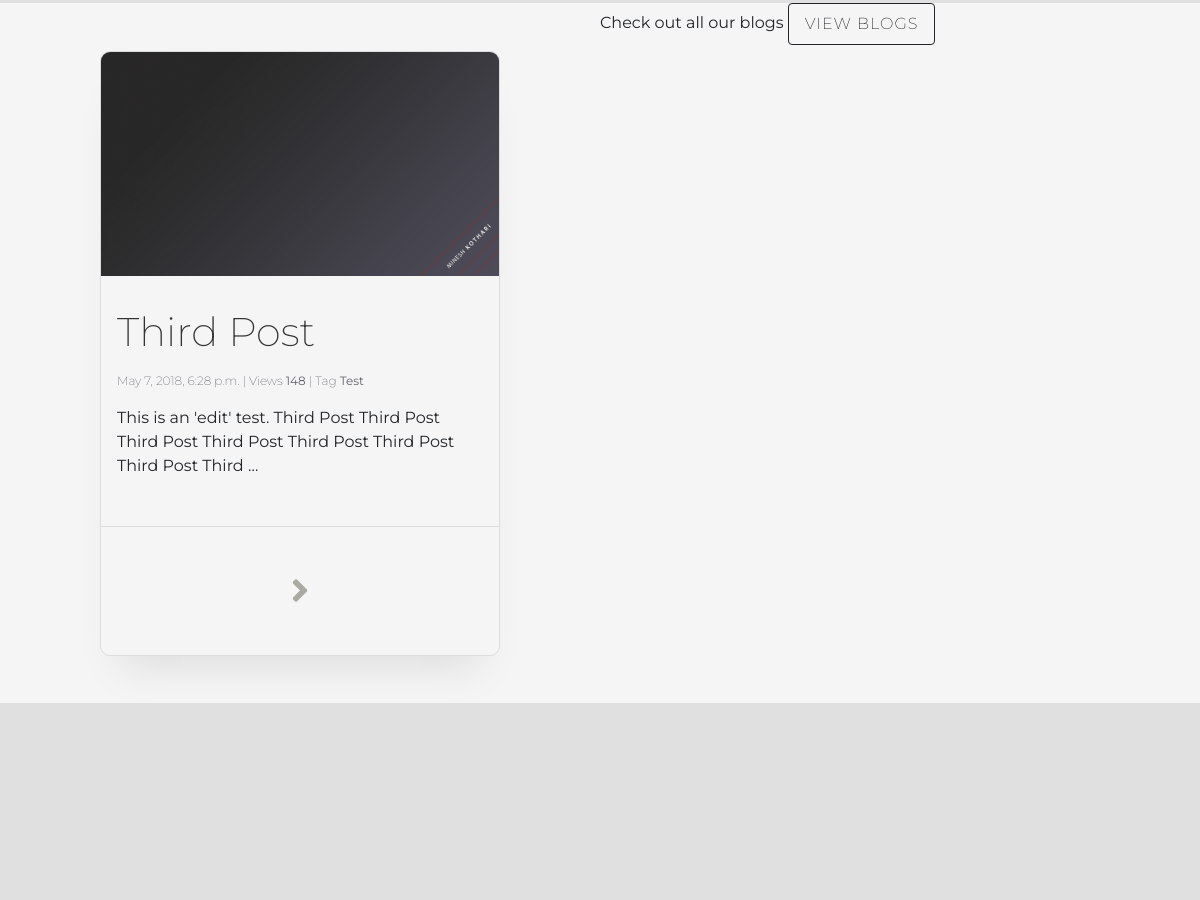
The app's page / (middle part), older data.
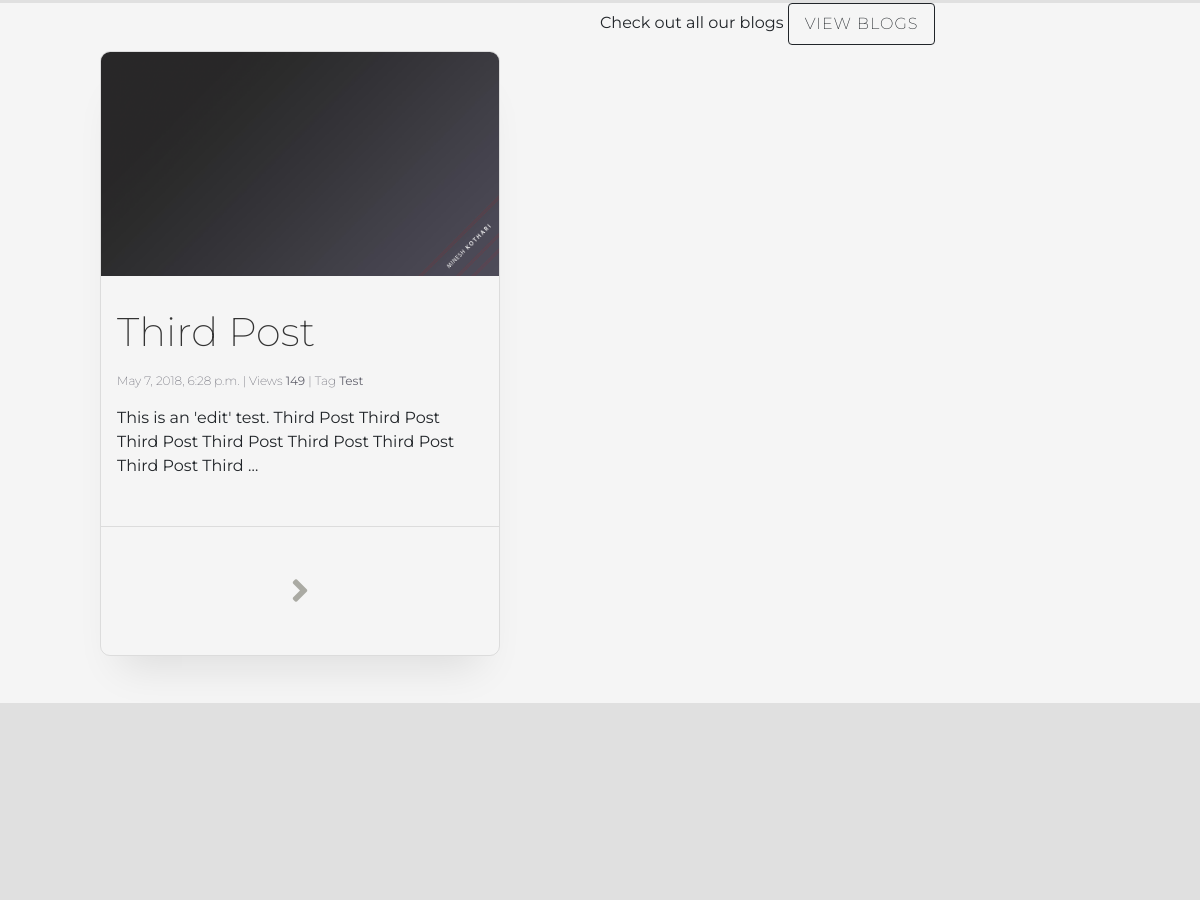
The same page, newer data.
### blog/models.py (models this page shows, shortened)
class Post(models.Model):
    author = models.ForeignKey(settings.AUTH_USER_MODEL)
    title = models.CharField(max_length=200)
    content = models.TextField()
    created_date = models.DateTimeField(default=timezone.now)
    published_date = models.DateTimeField(blank=True, null=True)
    views = models.IntegerField(default=0)
    tag = models.CharField(max_length=100, blank=True, null=True)
    image = models.ImageField(upload_to="images", blank=True, null=True)

### home/views.py (the view)
# urls.py: url(r'^$', views.index, name='index'),
def index(request):
    latest_post = Post.objects.filter(published_date__lte=timezone.now()
                                      ).order_by('-published_date').first()
    return render(request, 'home/index.html', {'post': latest_post})

### home/templates/home/index.html (shortened to what this page needs)
{% extends "home/base.html" %}
{% load staticfiles %}
{% block head_css %}
    <link rel="stylesheet" href="{% static "css/pages/index.css" %}">
{% endblock %}
{% block body %}
    <section class="home-section home-blog">
        <div class="row no-gutters">
            <div class="col-12 col-sm-6 post-container-col">
                <div class="row no-gutters d-flex justify-content-center">
                    <div class="post-container-home">
                        {% if post.image %}
                            <a class="post-thumbnail-container-home" href="#">
                                <img class="post-thumbnail-home" src="/media/{{ post.image }}" />
                            </a>
                        {% endif %}
                        <div class="post-detail-container-home">
                            <h3 class="post-title">{{ post.title }}</h3>
                            <p class="post-details">{{ post.published_date }} | Views <strong>{{ post.views }}</strong> | Tag <strong>{{ post.tag }}</strong></p>
                            <p class="post-snippet">{{ post.content|truncatewords:20 }}</p>
                        </div>
                        <div class="blog-read-more d-flex justify-content-center align-items-center">
                            <i class="fas fa-angle-right btn blog-read-more-icon" onclick="location.href='{{ post.id }}'"></i>
                        </div>
                    </div>
                </div>
            </div>
            <div class="col-12 col-sm-6">
                <span>Check out all our blogs</span>
                <a class="btn fullstack-btn"  onclick="location.href='{% url 'blog' %}'">View Blogs</a>
            </div>
        </div>
    </section>
    <section class="home-section home-forum">
    <div class="row no-gutters">
            <div class="col">
            </div>
            <div class="col">
            </div>
        </div>
    </section>
{% endblock %}

### home/templates/home/base.html (shortened to what this page needs)
{% load staticfiles %}
<!DOCTYPE html>
<html lang="en">
<head>
    <link rel="stylesheet" href="{% static "css/style.css" %}">
    <link rel="stylesheet" href="https://use.fontawesome.com/releases/v5.3.1/css/all.css">
    {% block head_css %}{% endblock %}
</head>
<body>
   <main class="page-content">
       {% block body %}
       {% endblock %}
   </main>
</body>
</html>

### home/static/css/pages/index.css (style rules this page uses)
.home-section { height: 700px; width: 100%; }
.home-section:nth-child(2n) { background: #e0e0e0; }
.post-container-col { padding: 4%; }
.post-container-home { width: 100%; max-width: 400px; border: 0.5px solid rgba(0, 0, 0, 0.1); border-radius: 10px; overflow: hidden; -webkit-box-shadow: 0 30px 40px -20px rgba(0, 0, 0, 0.1); box-shadow: 0 30px 40px -20px rgba(0, 0, 0, 0.1); -webkit-transition: all 350ms ease-in-out; -o-transition: all 350ms ease-in-out; transition: all 350ms ease-in-out; }
.post-thumbnail-container-home { width: 100%; max-width: 400px; }
.post-thumbnail-home { width: 100%; }
.post-detail-container-home { padding: 2em 1em; }
.post-title { color: #333333 !important; font-size: 2.5rem; font-weight: 200; margin-bottom: 1rem; }
.post-details { font-size: 12px; color: #63636E; font-weight: 200; }
.blog-read-more { border-top: 0.5px solid rgba(0, 0, 0, 0.1); }
.blog-read-more-icon { width: 100%; color: #aaaaa3; padding: 1.25em; font-size: 2.25em; -webkit-transition: all 350ms ease-in-out; -o-transition: all 350ms ease-in-out; transition: all 350ms ease-in-out; }

Row changes from the older to the newer data that the page shows:
changed Post "Third Post": views "148" → "149"
